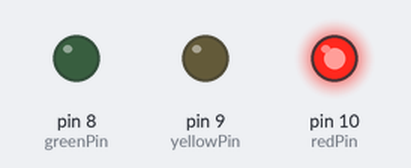
Bench run of a sketch on a simulated Arduino Uno, built with avr-gcc and run on an emulated ATmega328P. Shown: output pins drawn as LEDs (lit = HIGH).

Above: at 0.1 s.
At 19.1 s:
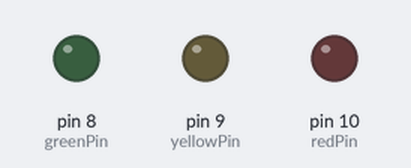
At 24.3 s:
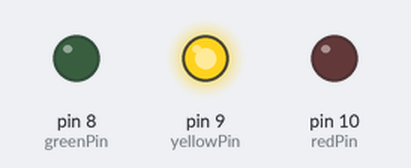
At 38.3 s:
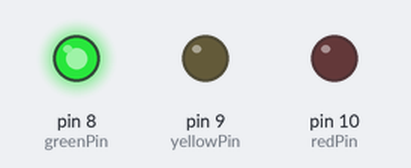
Timing chart, 0 to 39.8 s (numbered marks = the images above):
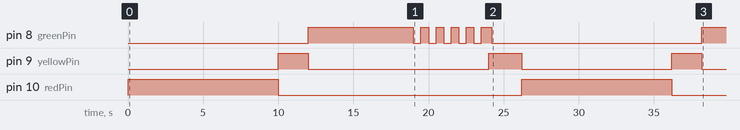

Measured:
- by itself, pin 8 (greenPin): goes HIGH 7.0 s, 4 × (LOW 0.50 s, HIGH 0.50 s), LOW 0.50 s, HIGH 0.70 s, LOW 14.0 s, then HIGH
- by itself, pin 9 (yellowPin): goes HIGH 2.0 s, LOW 12.0 s, HIGH 2.2 s, LOW 10.0 s, HIGH 2.0 s, then LOW
- by itself, pin 10 (redPin): alternates HIGH for 10.0 s and LOW for 16.2 s

The sketch:

proj1.ino
```cpp
int ledDelay = 10000; // delay in between changes
int redPin = 10;
int yellowPin = 9;
int greenPin = 8;
int count=5;
void setup() {
pinMode(redPin, OUTPUT);
pinMode(yellowPin, OUTPUT);
pinMode(greenPin, OUTPUT);
}
void loop() {
// turn the red light on
digitalWrite(redPin, HIGH);
delay(ledDelay); // wait 5 seconds
digitalWrite(redPin, LOW); // turn red off
digitalWrite(yellowPin, HIGH); // turn on yellow
delay(2000); // wait 2 seconds
digitalWrite(greenPin, HIGH); // turn green on
digitalWrite(yellowPin, LOW); // turn yellow off
delay(7000); // wait ledDelay milliseconds
while(count>0){
digitalWrite(greenPin, LOW); // turn green on
delay(500);
digitalWrite(greenPin, HIGH); // turn green on
delay(500);
count =count-1;
}
digitalWrite(yellowPin, HIGH); // turn yellow off
delay(200);
digitalWrite(greenPin, LOW); // turn green off
delay(2000); // wait 2 seconds
digitalWrite(yellowPin, LOW); // turn yellow off
// now our loop repeats
}
```
